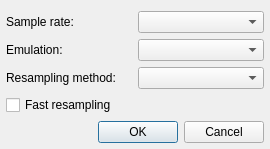
<?xml version="1.0" encoding="UTF-8"?>
<ui version="4.0">
 <class>SettingsDialog</class>
 <widget class="QDialog" name="SettingsDialog">
  <property name="geometry">
   <rect>
    <x>0</x>
    <y>0</y>
    <width>270</width>
    <height>138</height>
   </rect>
  </property>
  <property name="windowTitle">
   <string>SID Plugin Settings</string>
  </property>
  <layout class="QGridLayout" name="gridLayout">
   <property name="leftMargin">
    <number>6</number>
   </property>
   <property name="rightMargin">
    <number>6</number>
   </property>
   <property name="bottomMargin">
    <number>6</number>
   </property>
   <item row="6" column="0" colspan="2">
    <widget class="QDialogButtonBox" name="buttonBox">
     <property name="sizePolicy">
      <sizepolicy hsizetype="Expanding" vsizetype="Fixed">
       <horstretch>0</horstretch>
       <verstretch>0</verstretch>
      </sizepolicy>
     </property>
     <property name="standardButtons">
      <set>QDialogButtonBox::Cancel|QDialogButtonBox::Ok</set>
     </property>
    </widget>
   </item>
   <item row="5" column="0" colspan="2">
    <widget class="QCheckBox" name="fastResampligCheckBox">
     <property name="text">
      <string>Fast resampling</string>
     </property>
    </widget>
   </item>
   <item row="0" column="1">
    <widget class="QComboBox" name="sampleRateComboBox"/>
   </item>
   <item row="3" column="1">
    <widget class="QComboBox" name="resamplingComboBox"/>
   </item>
   <item row="2" column="0">
    <widget class="QLabel" name="label_3">
     <property name="text">
      <string>Emulation:</string>
     </property>
    </widget>
   </item>
   <item row="2" column="1">
    <widget class="QComboBox" name="emuComboBox"/>
   </item>
   <item row="0" column="0">
    <widget class="QLabel" name="label_2">
     <property name="text">
      <string>Sample rate:</string>
     </property>
    </widget>
   </item>
   <item row="3" column="0">
    <widget class="QLabel" name="label_4">
     <property name="text">
      <string>Resampling method:</string>
     </property>
    </widget>
   </item>
  </layout>
 </widget>
 <resources/>
 <connections>
  <connection>
   <sender>buttonBox</sender>
   <signal>accepted()</signal>
   <receiver>SettingsDialog</receiver>
   <slot>accept()</slot>
   <hints>
    <hint type="sourcelabel">
     <x>220</x>
     <y>229</y>
    </hint>
    <hint type="destinationlabel">
     <x>103</x>
     <y>160</y>
    </hint>
   </hints>
  </connection>
  <connection>
   <sender>buttonBox</sender>
   <signal>rejected()</signal>
   <receiver>SettingsDialog</receiver>
   <slot>reject()</slot>
   <hints>
    <hint type="sourcelabel">
     <x>275</x>
     <y>229</y>
    </hint>
    <hint type="destinationlabel">
     <x>148</x>
     <y>169</y>
    </hint>
   </hints>
  </connection>
 </connections>
</ui>
